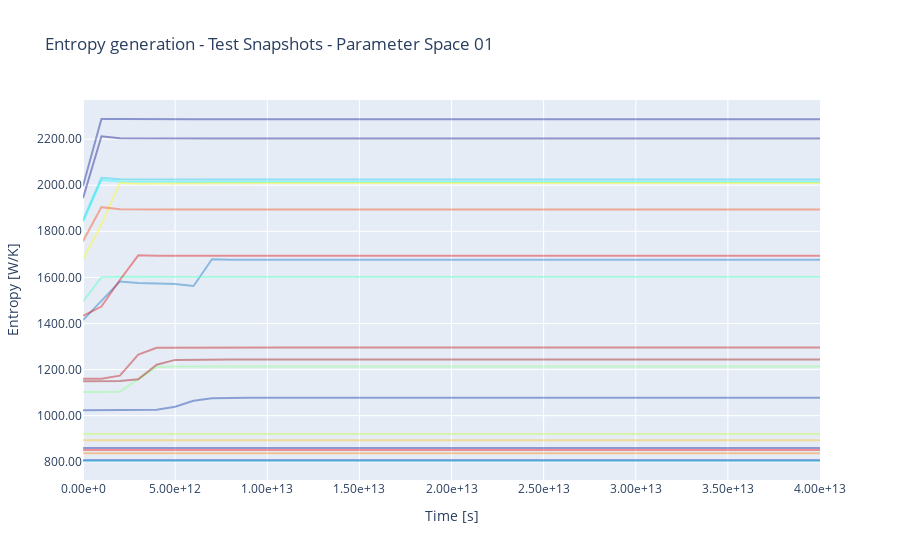

The notebook cell saved with this chart:
### Code cell
fig = go.Figure()

for idx_snap, entropies in enumerate(entropy_gen_unit):
    fig.add_trace(go.Scatter(x=list(comsol_data.times.values()),
                             y=entropies,
                                mode='lines',
                                name=f"{idx_snap:03d}",
                                opacity=0.4,
                            line=dict(color=colors[idx_snap])
                ))
    
fig.update_layout(
    xaxis_tickformat='.2e',  # Format x-axis numbers to 2 decimal places
    yaxis_tickformat='.2f',  # Format y-axis numbers to 2 decimal places
    showlegend=False,        # Hide the legend
    title=f"Entropy generation - {DATA_TYPE} Snapshots - Parameter Space {VERSION}",       # Optional: add a title
    xaxis_title="Time [s]",    # Optional: label for x-axis
    yaxis_title="Entropy [W/K]"     # Optional: label for y-axis
)

fig.write_image(import_folder / "Exports" / f"{DATA_TYPE}_EntropyGeneration.png")
fig.show()
